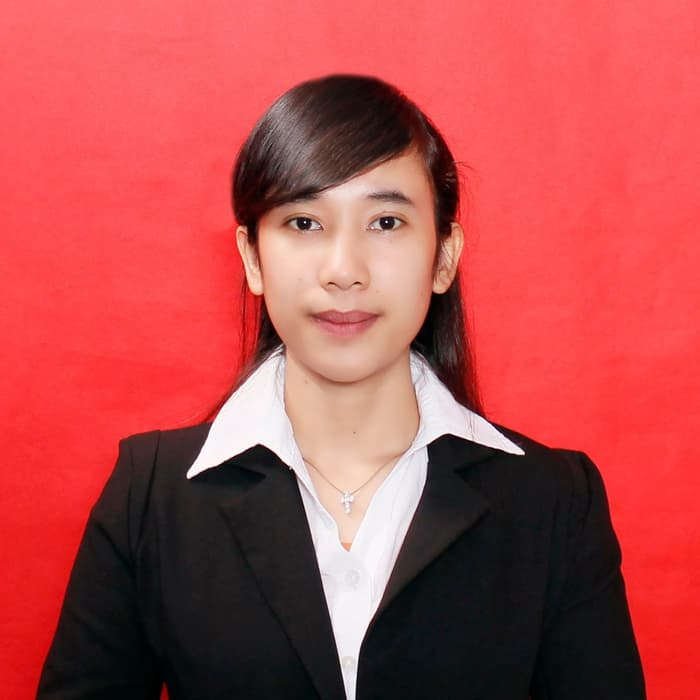
#> input picture data/face/24.jpeg, 700 x 700 px
$ python -i transforms.py   (imports and definitions only)
#> lines starting #> are read from the running program, lines starting #| are printed output that depends on the picture
### datagen/imgen/transforms/functional.py
import numpy as np
import cv2 as cv
import random
from numpy.core.fromnumeric import resize
from PIL import Image

from skimage import data, exposure, filters
from skimage.util import noise, random_noise

from .func_line import *


def coin_toss(p=0.5):
    pf = 1-p
    ot, wt = [True, False], [p, pf]
    res = random.choices(population=ot, weights=wt, k=1)
    return res[0]


# [149 lines left out: functions rotate_image, rotate_boxes, shear_image_boxes, resize_image_boxes, adjust_gamma, adjust_contrast, not called in this run]

def adjust_brightness(image, level):
    brightned_image = image_scale_abs(image, brightness_level=level)
    return brightned_image

# [17 lines left out: function image_scale_abs, not called in this run]

def gaussian_blur(image, sigma=1.6, ksize=(5,5)):
    img_gauss = cv.GaussianBlur(image, ksize=ksize, sigmaX=sigma, sigmaY=sigma)
    return img_gauss

def median_blur(image, ksize=5):
    img_median = cv.medianBlur(image, ksize)
    return img_median

# [151 lines left out: functions dilation_morphology, opening_morphology, closing_morphology, sharpen, emboss, hue_shifting and 5 more, not called in this run]


### datagen/imgen/transforms/transforms.py
import random
from typing import *

import cv2 as cv
import numpy as np

from . import functional as F
from . import effects as E
from ..ops import math_ops, image_ops, boxes_ops

from skimage.util import noise, random_noise

class Compose(object):
    def __init__(self, transforms):
        self.transforms = transforms

    # [4 lines left out: function __call__, not called in this run]

class ComposeRandomChoice(Compose):
    # [22 lines left out: functions __init__, __call__, __repr__, not called in this run]

class ComposeMulti(object):
    def __init__(self, transforms):
        self.transforms = transforms

    # [9 lines left out: function __call__, not called in this run]

class ComposeMultiRandomChoice(ComposeMulti):
    def __init__(self, transforms, k=1):
        super(ComposeRandomChoice, self).__init__(transforms)
        self.k = k

    # [10 lines left out: function __call__, not called in this run]


class RandomNoise(object):
    def __init__(self, amount_range=(0.07, 0.26), mode_choice=('pepper','s&p'),
                 randomize=True, p=0.5):
        self.amount_range = amount_range
        self.mode_choice = mode_choice
        self.randomize = randomize
        self.rand_prob = p
        self.info = {
            'classname': self.__class__.__name__,
            'used': False,
        }

    def __call__(self, image):
        self.mode = random.choice(self.mode_choice)
        self.amount = random.uniform(*self.amount_range)
        self.info['mode'] = self.mode
        self.info['amount'] = self.amount

        if self.randomize and F.coin_toss(p=self.rand_prob):
            if image.shape[-1]==4:
                b,g,r,a = cv.split(image)
                bgr = cv.merge([b,g,r])

                noisy = random_noise(bgr, mode=self.mode, amount=self.amount)
                noisy = (noisy * 255).astype(np.uint8)
                b,g,r = cv.split(noisy)
                noisy = cv.merge([b,g,r,a])

            else:
                noisy = random_noise(image, mode=self.mode, amount=self.amount)
                noisy = (noisy * 255).astype(np.uint8)

            self.info['used'] = True
        else:
            noisy = image


        return noisy

    # [4 lines left out: function __repr__, not called in this run]


class RandomDrawLines(object):
    # [40 lines left out: functions __init__, __call__, not called in this run]


class RandomXenox(object):
    # [33 lines left out: functions __init__, __call__, not called in this run]

class Darken(object):
    # [21 lines left out: functions __init__, __call__, __repr__, not called in this run]

class Lighten(object):
    # [21 lines left out: functions __init__, __call__, __repr__, not called in this run]


class ToLoRes(object):
    # [7 lines left out: function __init__, not called in this run]

    def __call__(self, image):
        image = F.to_lo_res(image, factor=self.factor)
        return image

    # [4 lines left out: function __repr__, not called in this run]

class RandomLoRes(object):
    # [23 lines left out: functions __init__, __call__, __repr__, not called in this run]


class RandomGamma(object):
    # [25 lines left out: functions __init__, __call__, __repr__, not called in this run]


class RandomContrast(object):
    # [25 lines left out: functions __init__, __call__, __repr__, not called in this run]


class RandomBrightness(object):
    # [25 lines left out: functions __init__, __call__, __repr__, not called in this run]


class RandomHueShifting(object):
    # [25 lines left out: functions __init__, __call__, __repr__, not called in this run]


class RandomChannelShuffle(object):
    # [19 lines left out: functions __init__, __call__, __repr__, not called in this run]

class RandomSharpen(object):
    # [19 lines left out: functions __init__, __call__, __repr__, not called in this run]


class RandomEmboss(object):
    # [19 lines left out: functions __init__, __call__, __repr__, not called in this run]

class RandomGaussianBlur(object):
    # [27 lines left out: functions __init__, __call__, __repr__, not called in this run]

class RandomMedianBlur(object):
    # [21 lines left out: functions __init__, __call__, __repr__, not called in this run]

class RandomMorphDilation(object):
    # [28 lines left out: functions __init__, __call__, __repr__, not called in this run]

class RandomMorphOpening(object):
    # [23 lines left out: functions __init__, __call__, __repr__, not called in this run]

class RandomMorphClosing(object):
    # [23 lines left out: functions __init__, __call__, __repr__, not called in this run]


class RandomErase(object):
    # [16 lines left out: functions __init__, __call__, not called in this run]

class RandomShadow(object):
    # [23 lines left out: functions __init__, __call__, not called in this run]


class RandomAddSunFlares(object):
    # [13 lines left out: functions __init__, __call__, not called in this run]

    def __repr__(self):
        info = f'{self.__class__.__name__}(p={self.rand_prob})'
        return info

class RandomAddShadow(object):
    # [13 lines left out: functions __init__, __call__, not called in this run]

    def __repr__(self):
        info = f'{self.__class__.__name__}(p={self.rand_prob})'
        return info

class RandomAddFog(object):
    # [13 lines left out: functions __init__, __call__, not called in this run]

    def __repr__(self):
        info = f'{self.__class__.__name__}(p={self.rand_prob})'
        return info

class RandomAddSnow(object):
    # [13 lines left out: functions __init__, __call__, not called in this run]

    def __repr__(self):
        info = f'{self.__class__.__name__}(p={self.rand_prob})'
        return info

class RandomAddRain(object):
    # [13 lines left out: functions __init__, __call__, not called in this run]

    def __repr__(self):
        info = f'{self.__class__.__name__}(p={self.rand_prob})'
        return info

class RandomAddSpeed(object):
    # [16 lines left out: functions __init__, __call__, not called in this run]

    def __repr__(self):
        info = f'{self.__class__.__name__}(p={self.rand_prob})'
        return info

class RandomAddGravel(object):
    # [13 lines left out: functions __init__, __call__, not called in this run]

    def __repr__(self):
        info = f'{self.__class__.__name__}(p={self.rand_prob})'
        return info

class RandomAddAutumn(object):
    # [14 lines left out: functions __init__, __call__, not called in this run]


    def __repr__(self):
        info = f'{self.__class__.__name__}(p={self.rand_prob})'
        return info


class ResizeImageBoxes(object):
    # [18 lines left out: functions __init__, __call__, not called in this run]


    def __repr__(self):
        info = f'{self.__class__.__name__}(size={self.size})'
        return info


class RandomRotation(object):
    """
    source of idea :
    https://blog.paperspace.com/data-augmentation-for-object-detection-rotation-and-shearing/
    """

    # [52 lines left out: functions __init__, __call__, not called in this run]


class RandomShear(object):
    # [30 lines left out: functions __init__, __call__, not called in this run]


class RandomRotateAndShear(object):
    # [37 lines left out: functions __init__, _init_objects_call_fn, __call__, not called in this run]


# [36 lines not run here, left out]

>>> import cv2
>>> picture = cv2.imread('../../../data/face/24.jpeg')
#> picture is the input picture: shape (700, 700, 3); mean B, G, R 76.1, 76.1, 180.4
>>> result = RandomNoise()(picture)
#> in __call__, `noisy = random_noise(image, mode=self.mode, amount=self.amount)`:
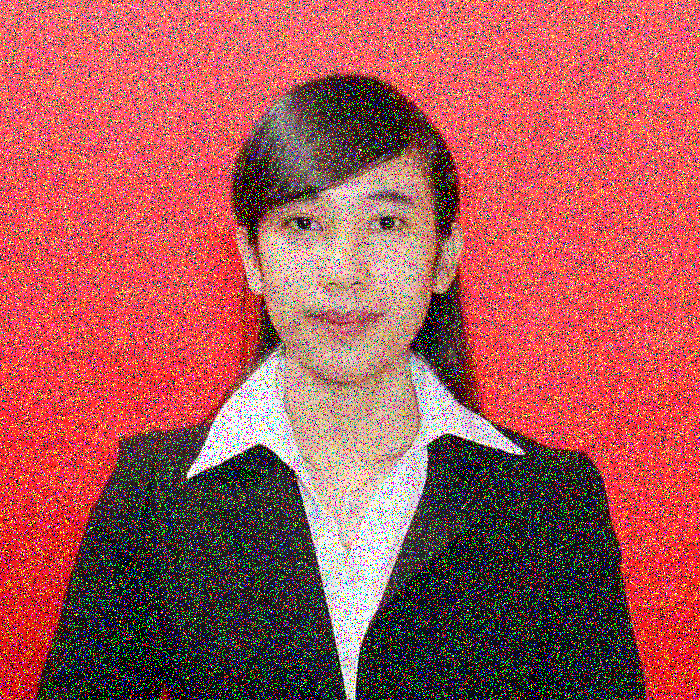
#> noisy: shape (700, 700, 3) float64; mean B, G, R 0.341, 0.342, 0.663

$ run again, on data/face/1.png
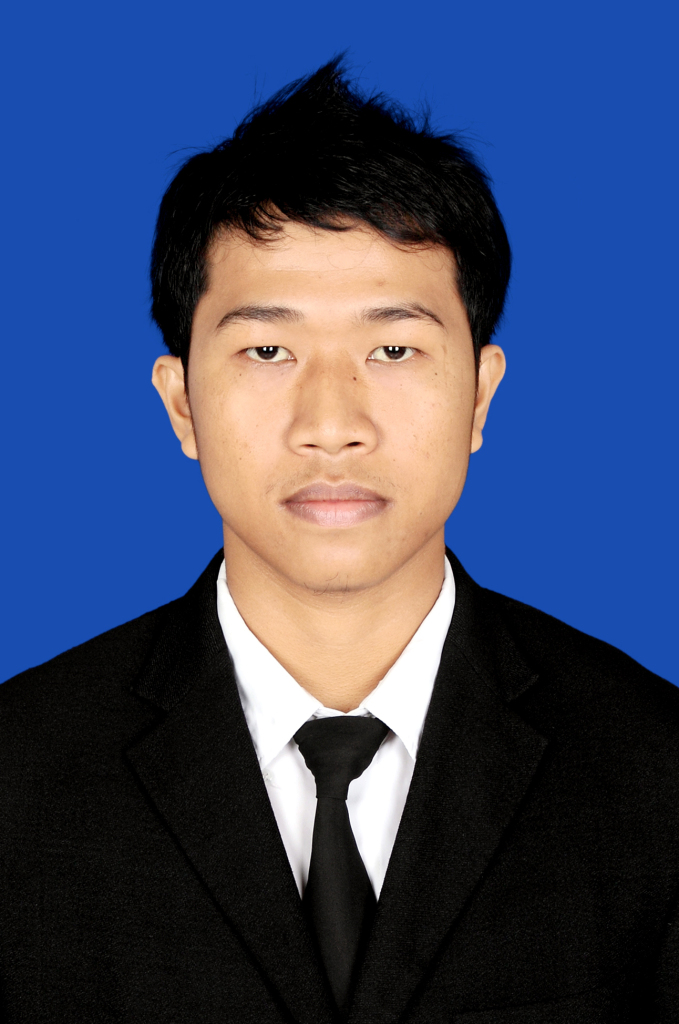
#> input picture data/face/1.png, 679 x 1024 px
#> picture is the input picture: shape (1024, 679, 3); mean B, G, R 102.5, 70.3, 58.6
#> in __call__, `noisy = random_noise(image, mode=self.mode, amount=self.amount)`:
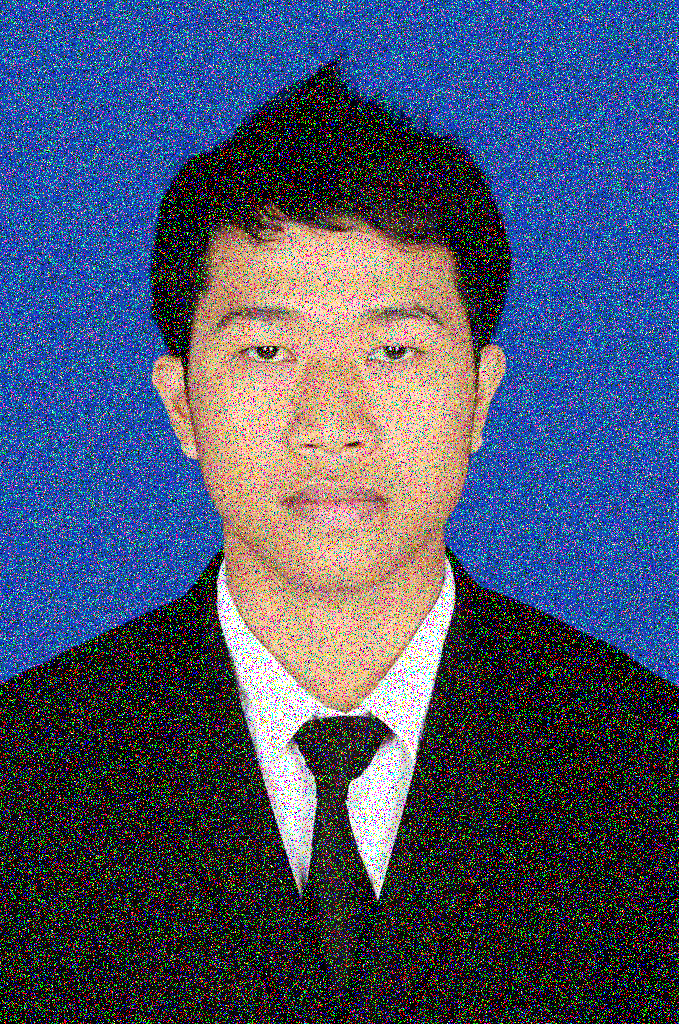
#> noisy: shape (1024, 679, 3) float64; mean B, G, R 0.423, 0.324, 0.288

$ run again, on data/face/10.png
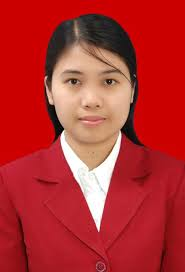
#> input picture data/face/10.png, 185 x 272 px
#> picture is the input picture: shape (272, 185, 3); mean B, G, R 46.3, 46.6, 179.7
#> in __call__, `noisy = random_noise(image, mode=self.mode, amount=self.amount)`:
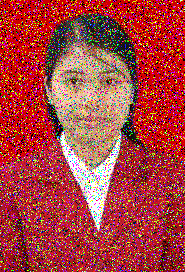
#> noisy: shape (272, 185, 3) float64; mean B, G, R 0.251, 0.251, 0.66

$ run again, on data/face/11.png
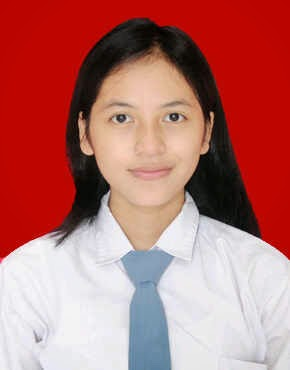
#> input picture data/face/11.png, 290 x 370 px
#> picture is the input picture: shape (370, 290, 3); mean B, G, R 108.5, 112.2, 181.9
#> in __call__, `noisy = random_noise(image, mode=self.mode, amount=self.amount)`:
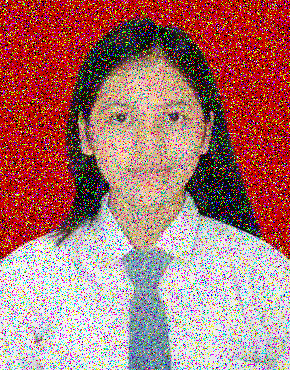
#> noisy: shape (370, 290, 3) float64; mean B, G, R 0.44, 0.454, 0.666
